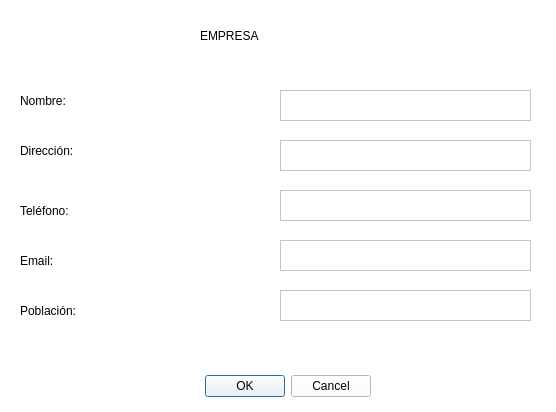
<?xml version="1.0" encoding="UTF-8"?>
<ui version="4.0">
 <class>RegistroEmpresa</class>
 <widget class="QDialog" name="RegistroEmpresa">
  <property name="geometry">
   <rect>
    <x>0</x>
    <y>0</y>
    <width>556</width>
    <height>412</height>
   </rect>
  </property>
  <property name="windowTitle">
   <string>Dialog</string>
  </property>
  <property name="styleSheet">
   <string notr="true">background-color: rgb(255, 255, 255);</string>
  </property>
  <widget class="QDialogButtonBox" name="buttonBox">
   <property name="geometry">
    <rect>
     <x>130</x>
     <y>370</y>
     <width>241</width>
     <height>32</height>
    </rect>
   </property>
   <property name="orientation">
    <enum>Qt::Horizontal</enum>
   </property>
   <property name="standardButtons">
    <set>QDialogButtonBox::Cancel|QDialogButtonBox::Ok</set>
   </property>
  </widget>
  <widget class="QWidget" name="widget" native="true">
   <property name="geometry">
    <rect>
     <x>10</x>
     <y>70</y>
     <width>521</width>
     <height>271</height>
    </rect>
   </property>
   <widget class="QLabel" name="label_4">
    <property name="geometry">
     <rect>
      <x>10</x>
      <y>10</y>
      <width>211</width>
      <height>41</height>
     </rect>
    </property>
    <property name="styleSheet">
     <string notr="true">font: 12pt &quot;Sitka Display&quot;;</string>
    </property>
    <property name="text">
     <string>Nombre:</string>
    </property>
   </widget>
   <widget class="QLabel" name="label_6">
    <property name="geometry">
     <rect>
      <x>10</x>
      <y>60</y>
      <width>211</width>
      <height>41</height>
     </rect>
    </property>
    <property name="styleSheet">
     <string notr="true">font: 12pt &quot;Sitka Display&quot;;</string>
    </property>
    <property name="text">
     <string>Dirección:</string>
    </property>
   </widget>
   <widget class="QLabel" name="label_7">
    <property name="geometry">
     <rect>
      <x>10</x>
      <y>120</y>
      <width>211</width>
      <height>41</height>
     </rect>
    </property>
    <property name="styleSheet">
     <string notr="true">font: 12pt &quot;Sitka Display&quot;;</string>
    </property>
    <property name="text">
     <string>Teléfono:</string>
    </property>
   </widget>
   <widget class="QLabel" name="label_8">
    <property name="geometry">
     <rect>
      <x>10</x>
      <y>170</y>
      <width>211</width>
      <height>41</height>
     </rect>
    </property>
    <property name="styleSheet">
     <string notr="true">font: 12pt &quot;Sitka Display&quot;;</string>
    </property>
    <property name="text">
     <string>Email:</string>
    </property>
   </widget>
   <widget class="QLabel" name="label_9">
    <property name="geometry">
     <rect>
      <x>10</x>
      <y>220</y>
      <width>211</width>
      <height>41</height>
     </rect>
    </property>
    <property name="styleSheet">
     <string notr="true">font: 12pt &quot;Sitka Display&quot;;</string>
    </property>
    <property name="text">
     <string>Población:</string>
    </property>
   </widget>
   <widget class="QTextEdit" name="textEdit_NombreEmp">
    <property name="geometry">
     <rect>
      <x>270</x>
      <y>20</y>
      <width>251</width>
      <height>31</height>
     </rect>
    </property>
    <property name="styleSheet">
     <string notr="true">background-color: rgb(255, 255, 255);</string>
    </property>
    <property name="html">
     <string>&lt;!DOCTYPE HTML PUBLIC &quot;-//W3C//DTD HTML 4.0//EN&quot; &quot;http://www.w3.org/TR/REC-html40/strict.dtd&quot;&gt;
&lt;html&gt;&lt;head&gt;&lt;meta name=&quot;qrichtext&quot; content=&quot;1&quot; /&gt;&lt;style type=&quot;text/css&quot;&gt;
p, li { white-space: pre-wrap; }
&lt;/style&gt;&lt;/head&gt;&lt;body style=&quot; font-family:'MS Shell Dlg 2'; font-size:7.8pt; font-weight:400; font-style:normal;&quot;&gt;
&lt;p style=&quot;-qt-paragraph-type:empty; margin-top:0px; margin-bottom:0px; margin-left:0px; margin-right:0px; -qt-block-indent:0; text-indent:0px;&quot;&gt;&lt;br /&gt;&lt;/p&gt;&lt;/body&gt;&lt;/html&gt;</string>
    </property>
   </widget>
   <widget class="QTextEdit" name="textEdit_DirecEmp">
    <property name="geometry">
     <rect>
      <x>270</x>
      <y>70</y>
      <width>251</width>
      <height>31</height>
     </rect>
    </property>
    <property name="styleSheet">
     <string notr="true">background-color: rgb(255, 255, 255);</string>
    </property>
    <property name="html">
     <string>&lt;!DOCTYPE HTML PUBLIC &quot;-//W3C//DTD HTML 4.0//EN&quot; &quot;http://www.w3.org/TR/REC-html40/strict.dtd&quot;&gt;
&lt;html&gt;&lt;head&gt;&lt;meta name=&quot;qrichtext&quot; content=&quot;1&quot; /&gt;&lt;style type=&quot;text/css&quot;&gt;
p, li { white-space: pre-wrap; }
&lt;/style&gt;&lt;/head&gt;&lt;body style=&quot; font-family:'MS Shell Dlg 2'; font-size:7.8pt; font-weight:400; font-style:normal;&quot;&gt;
&lt;p style=&quot;-qt-paragraph-type:empty; margin-top:0px; margin-bottom:0px; margin-left:0px; margin-right:0px; -qt-block-indent:0; text-indent:0px;&quot;&gt;&lt;br /&gt;&lt;/p&gt;&lt;/body&gt;&lt;/html&gt;</string>
    </property>
   </widget>
   <widget class="QTextEdit" name="textEdit_TlfnEmp">
    <property name="geometry">
     <rect>
      <x>270</x>
      <y>120</y>
      <width>251</width>
      <height>31</height>
     </rect>
    </property>
    <property name="styleSheet">
     <string notr="true">background-color: rgb(255, 255, 255);</string>
    </property>
    <property name="html">
     <string>&lt;!DOCTYPE HTML PUBLIC &quot;-//W3C//DTD HTML 4.0//EN&quot; &quot;http://www.w3.org/TR/REC-html40/strict.dtd&quot;&gt;
&lt;html&gt;&lt;head&gt;&lt;meta name=&quot;qrichtext&quot; content=&quot;1&quot; /&gt;&lt;style type=&quot;text/css&quot;&gt;
p, li { white-space: pre-wrap; }
&lt;/style&gt;&lt;/head&gt;&lt;body style=&quot; font-family:'MS Shell Dlg 2'; font-size:7.8pt; font-weight:400; font-style:normal;&quot;&gt;
&lt;p style=&quot;-qt-paragraph-type:empty; margin-top:0px; margin-bottom:0px; margin-left:0px; margin-right:0px; -qt-block-indent:0; text-indent:0px;&quot;&gt;&lt;br /&gt;&lt;/p&gt;&lt;/body&gt;&lt;/html&gt;</string>
    </property>
   </widget>
   <widget class="QTextEdit" name="textEdit_mailEmp">
    <property name="geometry">
     <rect>
      <x>270</x>
      <y>170</y>
      <width>251</width>
      <height>31</height>
     </rect>
    </property>
    <property name="styleSheet">
     <string notr="true">background-color: rgb(255, 255, 255);</string>
    </property>
    <property name="html">
     <string>&lt;!DOCTYPE HTML PUBLIC &quot;-//W3C//DTD HTML 4.0//EN&quot; &quot;http://www.w3.org/TR/REC-html40/strict.dtd&quot;&gt;
&lt;html&gt;&lt;head&gt;&lt;meta name=&quot;qrichtext&quot; content=&quot;1&quot; /&gt;&lt;style type=&quot;text/css&quot;&gt;
p, li { white-space: pre-wrap; }
&lt;/style&gt;&lt;/head&gt;&lt;body style=&quot; font-family:'MS Shell Dlg 2'; font-size:7.8pt; font-weight:400; font-style:normal;&quot;&gt;
&lt;p style=&quot;-qt-paragraph-type:empty; margin-top:0px; margin-bottom:0px; margin-left:0px; margin-right:0px; -qt-block-indent:0; text-indent:0px;&quot;&gt;&lt;br /&gt;&lt;/p&gt;&lt;/body&gt;&lt;/html&gt;</string>
    </property>
   </widget>
   <widget class="QTextEdit" name="textEdit_PoblEmp">
    <property name="geometry">
     <rect>
      <x>270</x>
      <y>220</y>
      <width>251</width>
      <height>31</height>
     </rect>
    </property>
    <property name="styleSheet">
     <string notr="true">background-color: rgb(255, 255, 255);</string>
    </property>
    <property name="html">
     <string>&lt;!DOCTYPE HTML PUBLIC &quot;-//W3C//DTD HTML 4.0//EN&quot; &quot;http://www.w3.org/TR/REC-html40/strict.dtd&quot;&gt;
&lt;html&gt;&lt;head&gt;&lt;meta name=&quot;qrichtext&quot; content=&quot;1&quot; /&gt;&lt;style type=&quot;text/css&quot;&gt;
p, li { white-space: pre-wrap; }
&lt;/style&gt;&lt;/head&gt;&lt;body style=&quot; font-family:'MS Shell Dlg 2'; font-size:7.8pt; font-weight:400; font-style:normal;&quot;&gt;
&lt;p style=&quot;-qt-paragraph-type:empty; margin-top:0px; margin-bottom:0px; margin-left:0px; margin-right:0px; -qt-block-indent:0; text-indent:0px;&quot;&gt;&lt;br /&gt;&lt;/p&gt;&lt;/body&gt;&lt;/html&gt;</string>
    </property>
   </widget>
  </widget>
  <widget class="QLabel" name="label">
   <property name="geometry">
    <rect>
     <x>200</x>
     <y>0</y>
     <width>141</width>
     <height>71</height>
    </rect>
   </property>
   <property name="styleSheet">
    <string notr="true">font: 20pt &quot;Sitka Display&quot;;</string>
   </property>
   <property name="text">
    <string>EMPRESA</string>
   </property>
  </widget>
 </widget>
 <resources/>
 <connections>
  <connection>
   <sender>buttonBox</sender>
   <signal>accepted()</signal>
   <receiver>RegistroEmpresa</receiver>
   <slot>accept()</slot>
   <hints>
    <hint type="sourcelabel">
     <x>248</x>
     <y>254</y>
    </hint>
    <hint type="destinationlabel">
     <x>157</x>
     <y>274</y>
    </hint>
   </hints>
  </connection>
  <connection>
   <sender>buttonBox</sender>
   <signal>rejected()</signal>
   <receiver>RegistroEmpresa</receiver>
   <slot>reject()</slot>
   <hints>
    <hint type="sourcelabel">
     <x>316</x>
     <y>260</y>
    </hint>
    <hint type="destinationlabel">
     <x>286</x>
     <y>274</y>
    </hint>
   </hints>
  </connection>
 </connections>
</ui>
